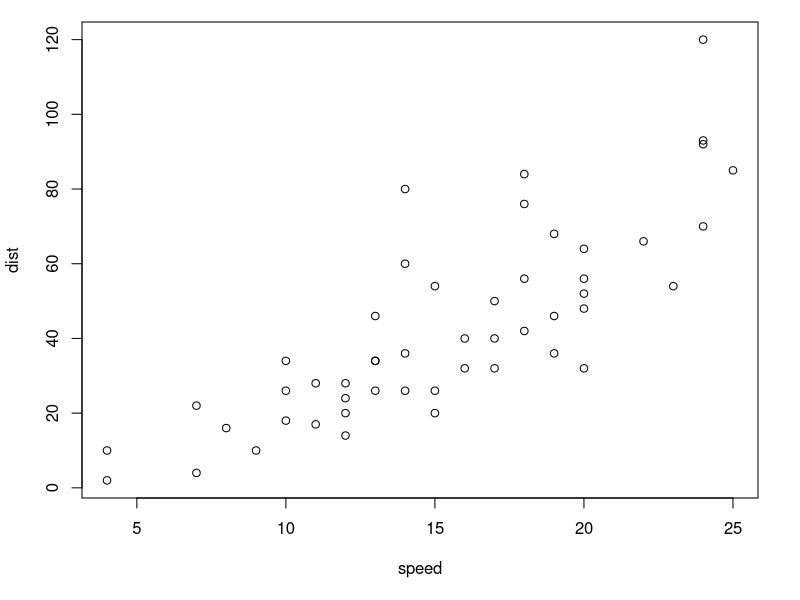
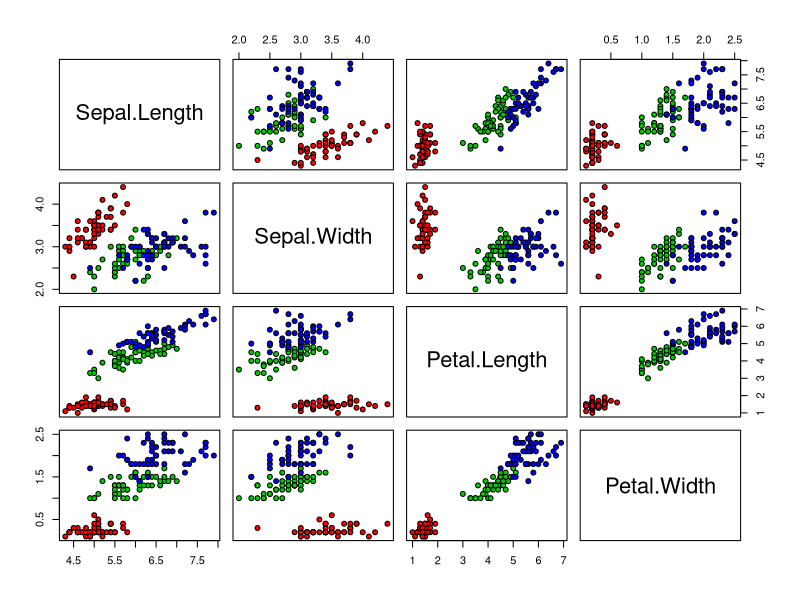

Reproduce these figures in R, in order.
## ---- chunk 1
summary(cars)
## ---- chunk 2
par(mar = c(5, 4, 1, 2) + 0.1)
plot(cars)
## ---- chunk 3
par(mar = c(5, 4, 1, 2) + 0.1)
pairs(iris[1:4], pch = 21,
      bg = c("red", "green3", "blue")[unclass(iris$Species)])
